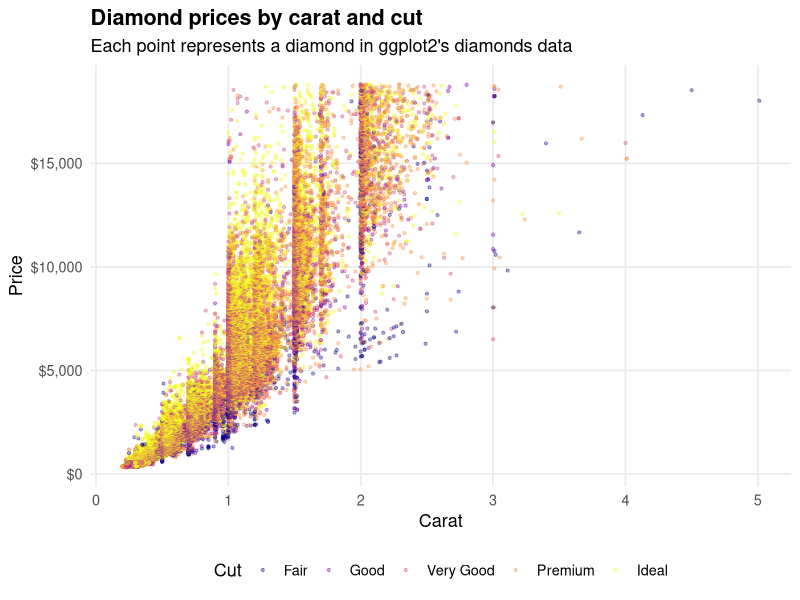

Generate this figure with R:
result <- sum(1:10)
print(result)

library(tidyverse)

diamonds_plot <- ggplot(diamonds, aes(x = carat, y = price, color = cut)) +
  geom_point(alpha = 0.35, size = 0.8) +
  scale_color_viridis_d(option = "C") +
  scale_y_continuous(labels = scales::dollar) +
  labs(
    title = "Diamond prices by carat and cut",
    subtitle = "Each point represents a diamond in ggplot2's diamonds data",
    x = "Carat",
    y = "Price",
    color = "Cut"
  ) +
  theme_minimal(base_size = 13) +
  theme(
    plot.title = element_text(face = "bold"),
    legend.position = "bottom",
    panel.grid.minor = element_blank()
  )

ggsave("diamonds-1.png", plot = diamonds_plot, width = 9, height = 6, dpi = 300)
